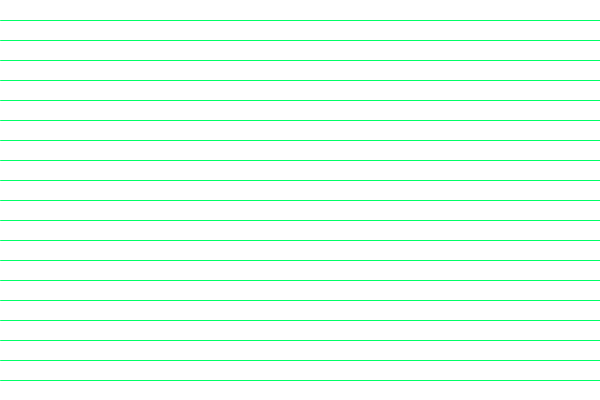
Frame 1 (no input)
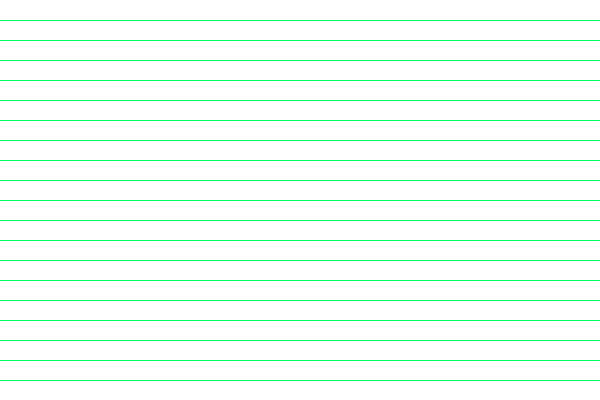
Frame 60 (the mouse pressed at the canvas centre just before this capture)
Frame 120 (the mouse held since frame 60 and released just before this capture): identical to frame 60, image omitted

The Processing sketch that drew these frames (run headless with seeded random() and noise(); from frame 60 on, the mouse is pressed at the canvas centre):

// Processing sketch: fp_pg_q_05_11
// ── fp_pg_q_05_11.pde
// 問題 5.11 図 5.6(b) に示すような 600 画素 × 400 画素の描画範囲に，間隔 20 画素で水平な直線を下まで描画せよ．
void setup() {
  size(600, 400);
  background(255, 255, 255);
}

void draw() {
  int x = 0;
  int r = 20;
  float init = 10.0;
  strokeWeight(1);
  stroke(0, 255, 102);
  for (float y = r; y < height; y+=r) {
    line(0, y, width, y);
  }
}
